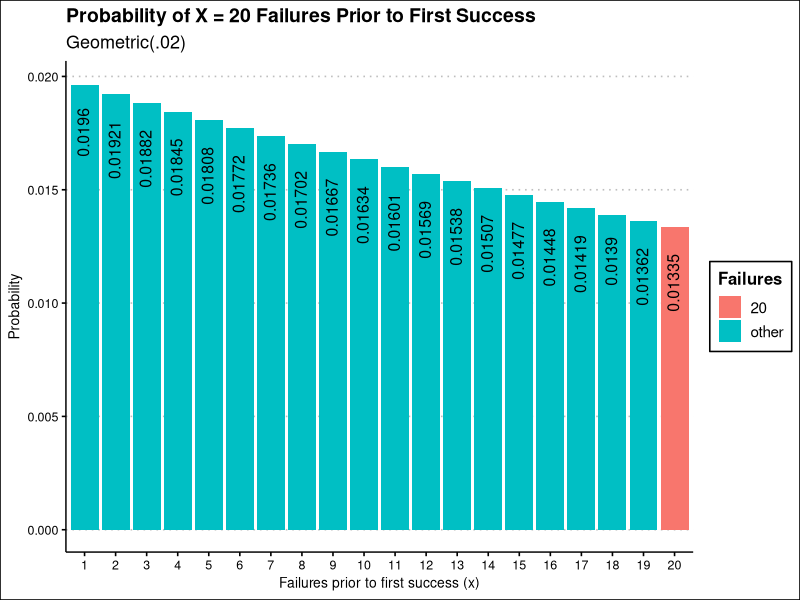
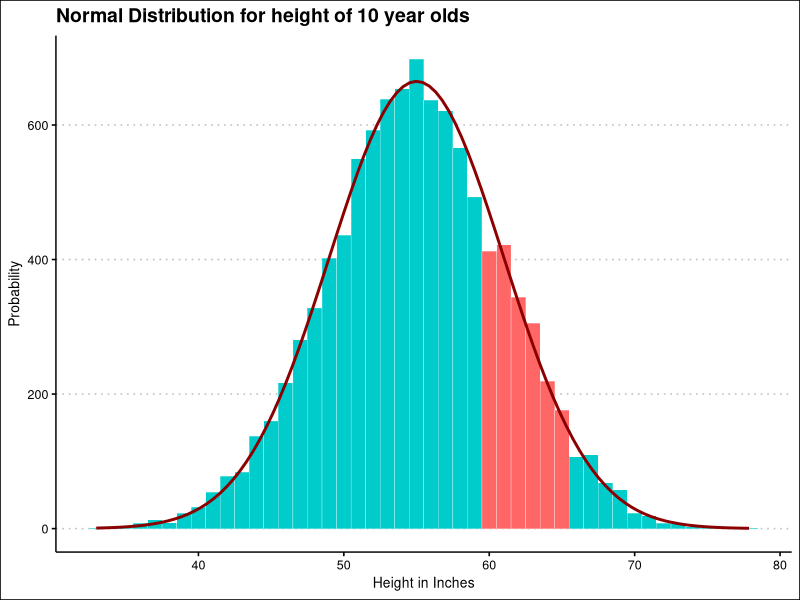
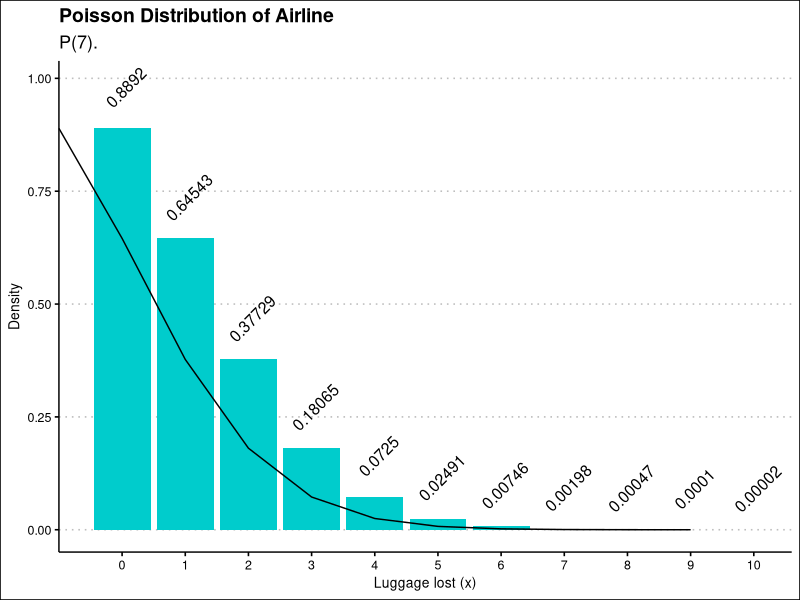
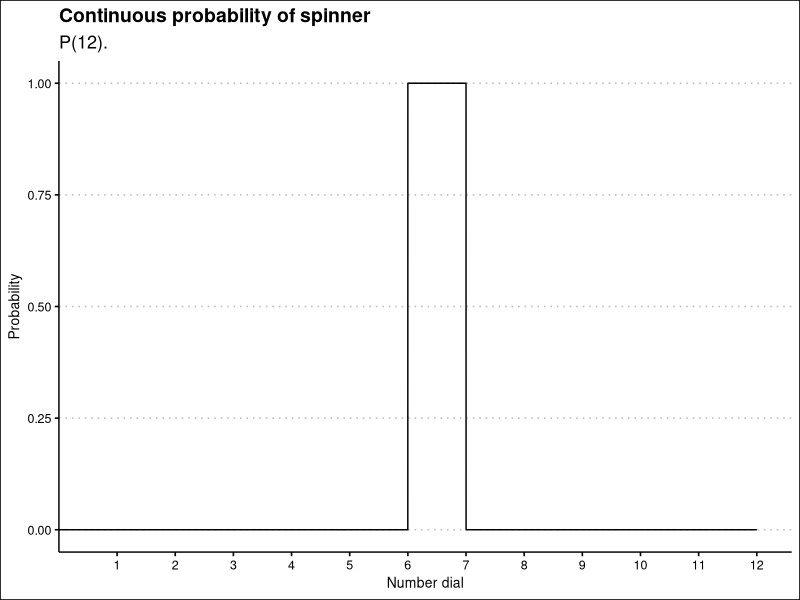
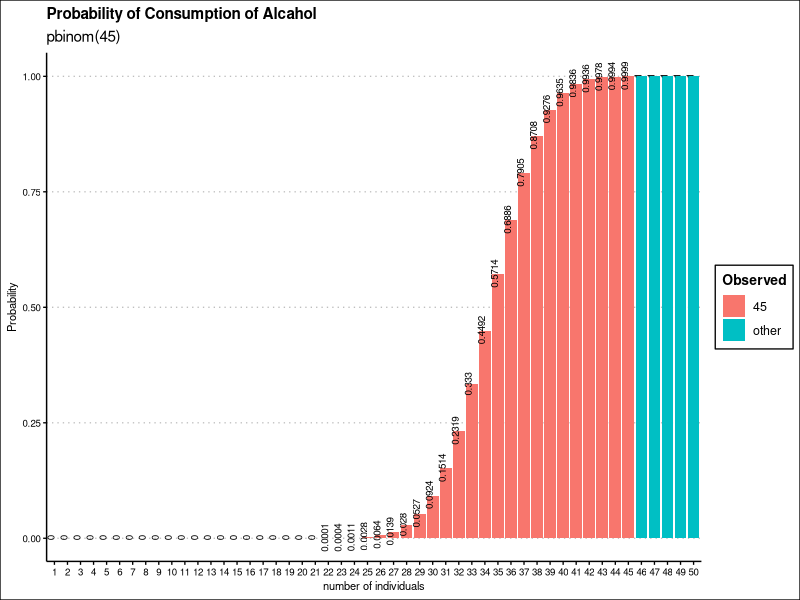
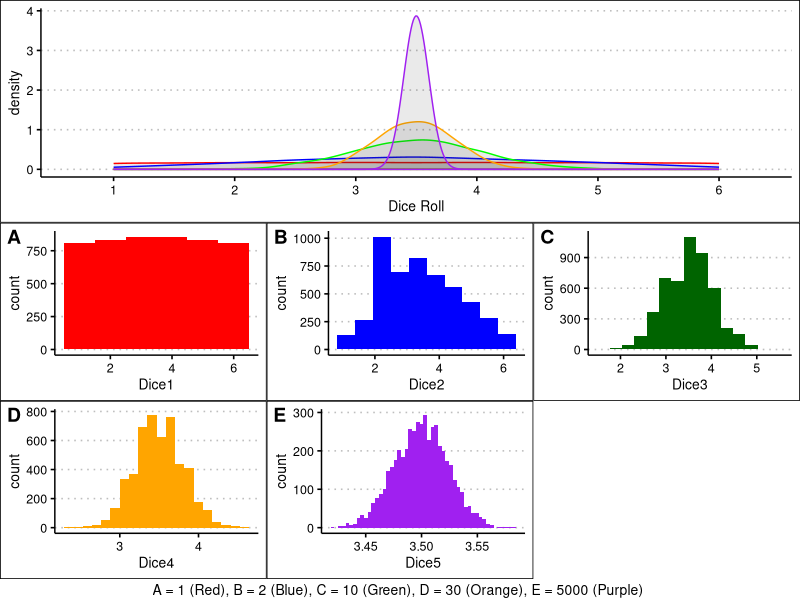
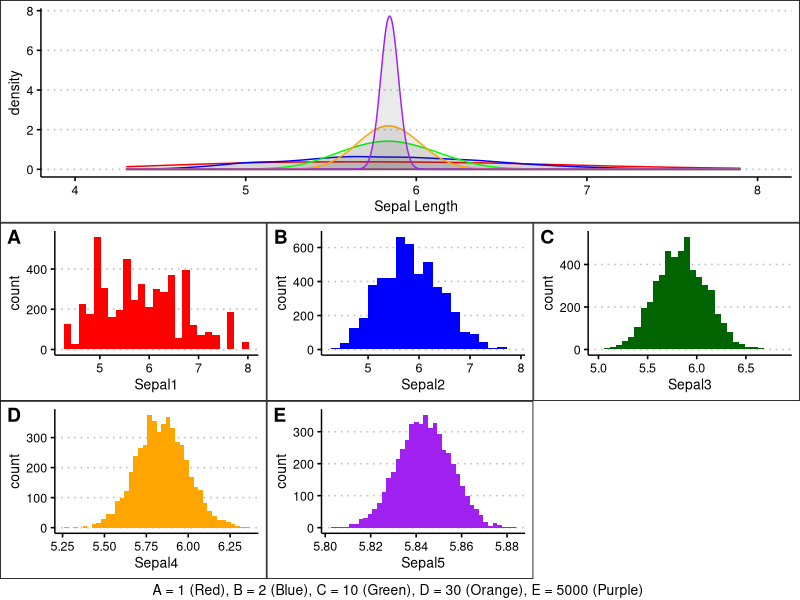
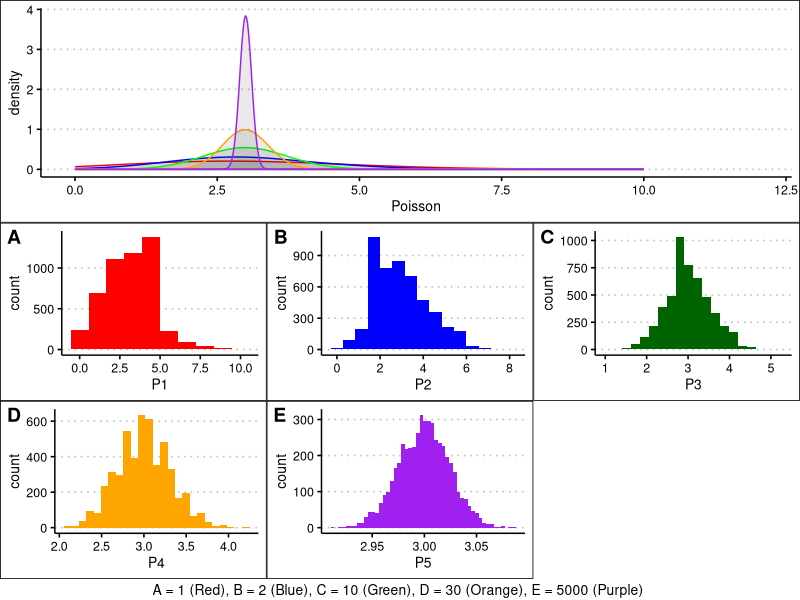

Source code (R) for these figures, in order:
## ---- chunk 1
###########################################################################
################# DON'T DELETE THIS PART!!!!!##############################
###########################################################################
                                                                          #
knitr::opts_chunk$set(echo = TRUE, message = FALSE, warning = FALSE)      #
                                                                          #
library(tidyverse)                                                        #
library(ggthemes)                                                         #
library(dplyr)                                                            #
library(ggplot2)
library(ggpubr)
                                                                          # 
theme_set(                                                                #
  theme_tufte() +                                                         #
  theme(text=element_text(family="sans")) +                               #
  theme(axis.text.x = element_text(angle=-90))                            #
  )                                                                       #
                                                                          #
                                                                          #
                                                                          #
                                                                          #
                                                                          #
                                                                          #
                                                                          #
                                                                          #
############# ^ ################################# ^ #######################
############# | ## DON'T DELETE THIS PART!!!!!### | #######################
############# | ################################# | #######################
## ---- chunk 2
dgeom(20, 0.02)
## ---- chunk 3
(1-0.02)/0.02
#?????????

1/.02



(1-0.02)/(0.02^2)

## Variance
(1/0.02)*((1/0.01)-1)
## Standard Deviation
sqrt((1/0.02)*((1/0.01)-1))

70.356
## ---- chunk 4

p = 0.02
n = 20
# exact
dgeom(n, p)

# simulated
mean(rgeom(n = 10000, prob = p) == 20)
#Exact: 0.3457
#Simulated: 0.0133
## ---- chunk 5
data.frame(x = 1:20, prob = dgeom(1:20, p)) %>%
  mutate(Failures = ifelse(x == n, n, "other")) %>%
ggplot(aes(x = factor(x), y = prob, fill = Failures)) +
  geom_col() +
  geom_text(
    aes(label = round(prob,5), y = prob + 0.0001),
    position = position_dodge(0.9),
    size = 4,
    vjust = 0.4,
    hjust = 1.5,
    angle = 90
    )+
  theme_clean() +
  labs(title = "Probability of X = 20 Failures Prior to First Success",
       subtitle = "Geometric(.02)",
       x = "Failures prior to first success (x)",
       y = "Probability")
## ---- chunk 6
pnorm(65, 55, 6)-pnorm(60, 55, 6)
## ---- chunk 7


colors <- c(rep("#00CCCC",27), rep("#FF6666",6), rep("#00CCCC",13))


n = 10000
mean = 55
sd = 6
binwidth = 1 # passed to geom_histogram and stat_function
set.seed(1)
df <- data.frame(x = rnorm(n, mean, sd))

ggplot(df, aes(x = x, mean = mean, sd = sd, binwidth = binwidth, n = n), color = group) +
    geom_histogram(binwidth = binwidth, 
        colour = "white", 
        fill = colors, 
        size = 0.1) +
stat_function(fun = function(x) dnorm(x, mean = mean, sd = sd) * n * binwidth,
        color = "darkred", size = 1)+
  theme_clean() +
  labs(title = "Normal Distribution for height of 10 year olds",
       x = "Height in Inches",
       y = "Probability")
## ---- chunk 8
1-ppois(7, 2.2)
## ---- chunk 9
options(scipen = 10000, digits = 5) # sig digits

events <- 0:10
density <-1-ppois(0:10, lambda = 2.2)
prob <- 1-ppois(q = events, lambda = 2.2)
df <- data.frame(events, density, prob)
ggplot(df, aes(x = factor(events), y = density)) +
  geom_col(fill = "#00CCCC") +
  geom_text(
    aes(label = round(density,5), y = density + 0.1),
    position = position_dodge(0.9),
    size = 4,
    vjust = 1,
    hjust = .5, 
    angle = 45
  ) +
  labs(title = "Poisson Distribution of Airline",
       subtitle = "P(7).",
       x = "Luggage lost (x)",
       y = "Density") +
  geom_line(data = df, aes(x = events, y = prob))+
  theme_clean()
## ---- chunk 10
1*1/12
## ---- chunk 11
.5*6+7

(1/12)*((7-6)^2)

sqrt((1/12)*((7-6)^2))
## ---- chunk 12


X = seq(0, 12, .001)           
Px = dunif(X, 6, 7)     

daf <-as.data.frame(x = X, y= Px)


ggplot(daf, aes(X, Px))+
  geom_line()+
  theme_clean()+
  scale_x_discrete(limits = c("1","2","3","4","5","6","7","8","9","10","11","12"))+
   labs(title = "Continuous probability of spinner",
       subtitle = "P(12).",
       x = "Number dial",
       y = "Probability") 
  



## ---- chunk 13
pbinom(45, 50, .697) 
## ---- chunk 14
## Expected Value
45*.697
## Variance 
45*.697*(1-.697)
## SD
sqrt(9.5036)
## ---- chunk 15
x <- seq(1,50)
p=.697
n=45
data.frame(x = 1:50, prob = pbinom(x, 50 ,p)) %>%
  mutate(Observed = ifelse(x <= n, n, "other")) %>%
ggplot(aes(x = factor(x), y = prob, fill = Observed)) +
  geom_col() +
  geom_text(
    aes(label = round(prob,4), y = prob + 0.001),
    position = position_dodge(0.9),
    size = 2.5,
    vjust = 0,
    angle=90
    )+
  labs(title = "Probability of Consumption of Alcahol",
       subtitle = "pbinom(45)",
       x = "number of individuals",
       y = "Probability",
       angle = 90)+
  theme_clean(base_size = 10)


x <- seq(1,50)
y <- pbinom(x,50,0.697)



## ---- chunk 16
Dice1 <- replicate(5000, mean(sample(1:6, 1, replace=TRUE)))
Dice2 <- replicate(5000, mean(sample(1:6, 2, replace=TRUE)))
Dice3 <- replicate(5000, mean(sample(1:6, 10, replace=TRUE)))
Dice4 <- replicate(5000, mean(sample(1:6, 30, replace=TRUE)))
Dice5 <- replicate(5000, mean(sample(1:6, 5000, replace=TRUE)))

DiceGraph1 <- ggplot() + 
  geom_histogram(aes(Dice1), bins = 6, fill = "Red")+
  theme_clean()

DiceGraph2 <- ggplot() + 
  geom_histogram(aes(Dice2), bins = 10, fill = "Blue")+
  theme_clean()

DiceGraph3 <- ggplot() + 
  geom_histogram(aes(Dice3), bins = 15, fill = "darkgreen")+
  theme_clean()

DiceGraph4 <- ggplot() + 
  geom_histogram(aes(Dice4), bins = 20, fill = "Orange")+
  theme_clean()

DiceGraph5 <- ggplot() + 
  geom_histogram(aes(Dice5), bins = 50, fill = "Purple")+
  theme_clean()



DiceD <- ggplot()+
  stat_density(aes(Dice1), alpha=.1, color = "red", bw = 0.5)+
  stat_density(aes(Dice2), alpha=.1, color = "blue", bw = 0.3)+
  stat_density(aes(Dice3), alpha=.1, color = "green", bw = 0.1)+
  stat_density(aes(Dice4), alpha=.1, color = "orange", bw = 0.08)+
  stat_density(aes(Dice5), alpha=.1, color = "purple", bw = 0.1)+
  theme_clean()+
  scale_x_discrete(limits = c("1","2","3","4","5","6"))+
  coord_cartesian(xlim =c(1, 6))+
  xlab("Dice Roll")
 

Dicecomb <- ggarrange(DiceD, 
                      ggarrange(DiceGraph1, DiceGraph2, DiceGraph3, DiceGraph4, DiceGraph5,  ncol = 3, nrow = 2, labels = c("A","B","C","D","E")),
          ncol=1, 
          nrow=2, 
          heights = c(2.5, 4))

annotate_figure(Dicecomb, bottom = text_grob("A = 1 (Red), B = 2 (Blue), C = 10 (Green), D = 30 (Orange), E = 5000 (Purple) ", 
                                      size = 10))



TestFail <- ggplot() + 
    geom_histogram(aes(Dice1), binwidth = 1 ,fill = "red", alpha = 0.5) +
    geom_histogram(aes(Dice2), binwidth = 1 ,fill = "blue", alpha = 0.5) +
    geom_histogram(aes(Dice3), binwidth = 0.5 ,fill = "green", alpha = 0.5)+
    geom_histogram(aes(Dice4), binwidth = 0.5 ,fill = "yellow", alpha = 0.5) +
    geom_histogram(aes(Dice5), binwidth = 0.5 ,fill = "gray", alpha = 0.5) 


  

## ---- chunk 17
Sepal1 <- replicate(5000, mean(sample(iris$Sepal.Length, 1, replace=TRUE)))
Sepal2 <- replicate(5000, mean(sample(iris$Sepal.Length, 2, replace=TRUE)))
Sepal3 <- replicate(5000, mean(sample(iris$Sepal.Length, 10, replace=TRUE)))
Sepal4 <- replicate(5000, mean(sample(iris$Sepal.Length, 30, replace=TRUE)))
Sepal5 <- replicate(5000, mean(sample(iris$Sepal.Length, 5000, replace=TRUE)))


SepalGraph1 <- ggplot() + 
  geom_histogram(aes(Sepal1), bins = 25, fill = "red")+
  theme_clean()

SepalGraph2 <- ggplot() + 
  geom_histogram(aes(Sepal2), bins = 20, fill = "blue")+
  theme_clean()

SepalGraph3 <- ggplot() + 
  geom_histogram(aes(Sepal3), bins = 30, fill = "darkgreen")+
  theme_clean()

SepalGraph4 <- ggplot() + 
  geom_histogram(aes(Sepal4), bins = 40, fill = "Orange")+
  theme_clean()


SepalGraph5 <- ggplot() + 
  geom_histogram(aes(Sepal5), bins = 40, fill = "Purple")+
  theme_clean()


SepalD <- ggplot()+
  stat_density(aes(Sepal1), alpha=.1, color = "red", bw = 0.5)+
  stat_density(aes(Sepal2), alpha=.1, color = "blue", bw = 0.1)+
  stat_density(aes(Sepal3), alpha=.1, color = "green", bw = 0.1)+
  stat_density(aes(Sepal4), alpha=.1, color = "orange", bw = 0.1)+
  stat_density(aes(Sepal5), alpha=.1, color = "purple", bw = 0.05)+
  theme_clean()+
  coord_cartesian(xlim =c(4, 8))+
  xlab("Sepal Length")
 

Sepalcomb <- ggarrange(SepalD, 
                       ggarrange(SepalGraph1, SepalGraph2, SepalGraph3, SepalGraph4, SepalGraph5, ncol = 3, nrow=2, labels = c("A","B","C","D","E")),
          ncol=1, 
          nrow=2,
          heights = c(2.5, 4))

annotate_figure(Sepalcomb, bottom = text_grob("A = 1 (Red), B = 2 (Blue), C = 10 (Green), D = 30 (Orange), E = 5000 (Purple) ", 
                                      size = 10))


## ---- chunk 18
P1 <- replicate(5000, mean(rpois(1,3)))
P2 <- replicate(5000, mean(rpois(2,3)))
P3 <- replicate(5000, mean(rpois(10,3)))
P4 <- replicate(5000, mean(rpois(30,3)))
P5 <- replicate(5000, mean(rpois(5000,3)))

PGraph1<- ggplot() + 
  geom_histogram(aes(P1), bins = 10, fill = "red")+
  theme_clean()

PGraph2 <- ggplot() + 
  geom_histogram(aes(P2), bins = 15, fill = "Blue")+
  theme_clean()

PGraph3 <- ggplot() + 
  geom_histogram(aes(P3), bins = 20, fill = "darkgreen")+
  theme_clean()

PGraph4 <- ggplot() + 
  geom_histogram(aes(P4), bins = 25, fill = "Orange")+
  theme_clean()

PGraph5 <- ggplot() + 
  geom_histogram(aes(P5), bins = 50, fill = "purple")+
  theme_clean()




PD <- ggplot()+
  stat_density(aes(P1), alpha=.1, color = "red", bw = 1)+
  stat_density(aes(P2), alpha=.1, color = "blue", bw = 0.5)+
  stat_density(aes(P3), alpha=.1, color = "green", bw = 0.5)+
  stat_density(aes(P4), alpha=.1, color = "orange", bw = 0.25)+
  stat_density(aes(P5), alpha=.1, color = "purple", bw = 0.1)+
  theme_clean()+
  coord_cartesian(xlim =c(0, 12))+
  xlab("Poisson")
 

pcomb <- ggarrange(PD, 
              ggarrange(PGraph1, PGraph2, PGraph3, PGraph4, PGraph5, ncol = 3, nrow = 2, labels = c("A","B","C","D","E")),
          ncol=1, 
          nrow=2, 
          heights = c(2.5, 4))

annotate_figure(pcomb, bottom = text_grob("A = 1 (Red), B = 2 (Blue), C = 10 (Green), D = 30 (Orange), E = 5000 (Purple) ", 
                                      size = 10))


